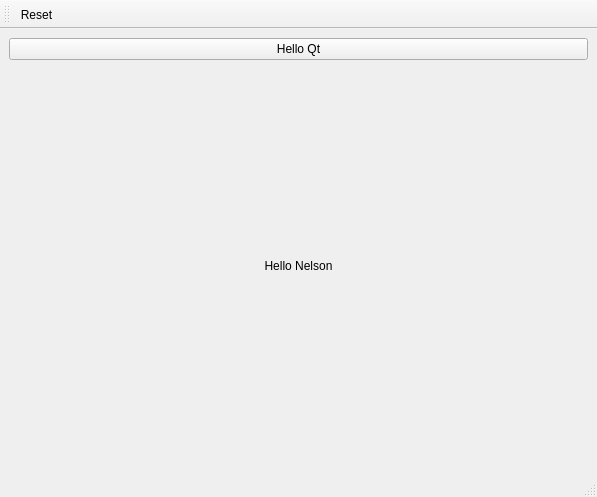
<?xml version="1.0" encoding="UTF-8"?>
<ui version="4.0">
 <class>MainWindow</class>
 <widget class="QMainWindow" name="MainWindow">
  <property name="geometry">
   <rect>
    <x>0</x>
    <y>0</y>
    <width>597</width>
    <height>497</height>
   </rect>
  </property>
  <property name="windowTitle">
   <string>MainWindow</string>
  </property>
  <widget class="QWidget" name="centralwidget">
   <layout class="QVBoxLayout" name="verticalLayout">
    <item>
     <widget class="QPushButton" name="helloPushButton">
      <property name="text">
       <string>Hello Qt</string>
      </property>
     </widget>
    </item>
    <item>
     <widget class="QLabel" name="helloLabel">
      <property name="text">
       <string>Hello Nelson</string>
      </property>
      <property name="alignment">
       <set>Qt::AlignCenter</set>
      </property>
     </widget>
    </item>
   </layout>
  </widget>
  <widget class="QMenuBar" name="menubar">
   <property name="geometry">
    <rect>
     <x>0</x>
     <y>0</y>
     <width>597</width>
     <height>22</height>
    </rect>
   </property>
  </widget>
  <widget class="QStatusBar" name="statusbar"/>
  <widget class="QToolBar" name="toolBar">
   <property name="windowTitle">
    <string>toolBar</string>
   </property>
   <attribute name="toolBarArea">
    <enum>TopToolBarArea</enum>
   </attribute>
   <attribute name="toolBarBreak">
    <bool>false</bool>
   </attribute>
   <addaction name="actionReset"/>
  </widget>
  <action name="actionReset">
   <property name="icon">
    <iconset>
     <normaloff>images.jpeg</normaloff>images.jpeg</iconset>
   </property>
   <property name="text">
    <string>Reset</string>
   </property>
   <property name="toolTip">
    <string>Reset</string>
   </property>
  </action>
 </widget>
 <resources/>
 <connections/>
</ui>
